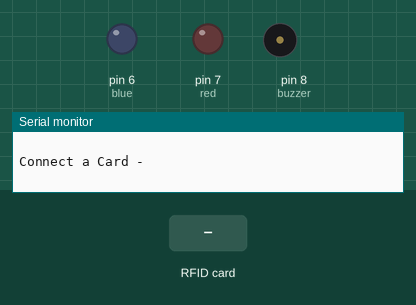
Recording of a sketch running on a simulated Arduino Uno, built for the host (arithmetic inside an expression is 32-bit, double 64-bit). On the bench: output pins drawn as LEDs (lit = HIGH), buzzer (waves = sounding, pin HIGH), the last lines printed to the serial monitor. The inputs (shaded band) are chosen by the test bench.

Above: at 1.2 s.
1.3 s: RFID card 5E 7A 19 C4 held to the reader
At 2.5 s:
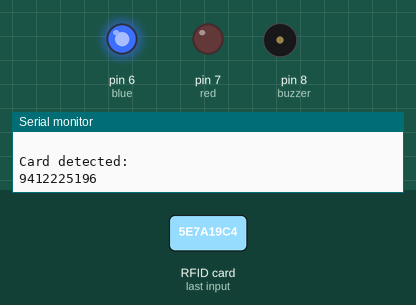
Timing chart, 0 to 5.0 s (numbered marks = the images above; inputs shaded):
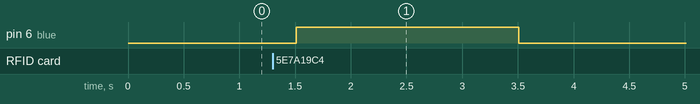

Measured:
- after the input at 1.3 s, pin 6 (blue): LOW → HIGH after 0.21 s, → LOW 2.0 s later

The sketch:

rfidarduino.ino
```cpp
#include <SPI.h>
#include<MFRC522.h>
#include <Ethernet.h>

#define SS_PIN 10
#define RST_PIN 9
#define No_Of_Card 3


MFRC522 rfid(SS_PIN,RST_PIN);
MFRC522::MIFARE_Key key;
byte id[No_Of_Card][4]={
  {147,232,113,12},
  {151,94,80,84},
  {199,124,138,98}
};
byte id_temp[3][3];
byte i;
int j=0;
int red = 7;
int blue = 6;
int buzzer = 8;

void setup() {

 Serial.begin(9600);
pinMode(blue,OUTPUT);
pinMode(red,OUTPUT);
pinMode(buzzer,OUTPUT);

Serial.println("Connecting");
Serial.println(" ");
  SPI.begin();
  rfid.PCD_Init();
  for(byte i=0;i<6;i++)
  {
    key.keyByte[i]=0xFF;
  }
     Serial.println("Connect a Card - ");
     Serial.println(" ");
}

void loop()
{int m=0;

  if(!rfid.PICC_IsNewCardPresent())
  return;
  if(!rfid.PICC_ReadCardSerial())
  return;

  for(i=0;i<4;i++)
  {
   id_temp[0][i]=rfid.uid.uidByte[i];
             delay(50);
  }

   for(i=0;i<No_Of_Card;i++)
  {
          if(id[i][0]==id_temp[0][0])
          {
            if(id[i][1]==id_temp[0][1])
            {
              if(id[i][2]==id_temp[0][2])
              {
                if(id[i][3]==id_temp[0][3])
                {
                  Serial.println("Card detected:");
                  for(int s=0;s<4;s++)
                  {
                    Serial.print(rfid.uid.uidByte[s]);
                  }
  digitalWrite(red,HIGH);
  digitalWrite(buzzer,HIGH);
  delay(1000);
  digitalWrite(buzzer,LOW);
  digitalWrite(red,LOW);

                   Serial.print(" ");
                  Sending_To_db();
                  j=0;

                            rfid.PICC_HaltA(); rfid.PCD_StopCrypto1();   return;
                }
              }
            }
          }
   else
   {j++;
    if(j==No_Of_Card)
    {
      Serial.println("Card detected:");
      for(int s=0;s<4;s++)
        {
          Serial.print(rfid.uid.uidByte[s]);
        }
   digitalWrite(blue,HIGH);
   delay(2000);
   digitalWrite(blue,LOW);

      Serial.print(" ");
      Sending_To_db();
      j=0;
    }}}
  rfid.PICC_HaltA();
  rfid.PCD_StopCrypto1();
 }
 void Sending_To_db()
 {
    if(j!=No_Of_Card)
    {
      Serial.print("Stolen");
      Serial.println(" ");
    }
    else
    {
      Serial.print("Not_Stolen");
      Serial.println(" ");
    }
 }
```
